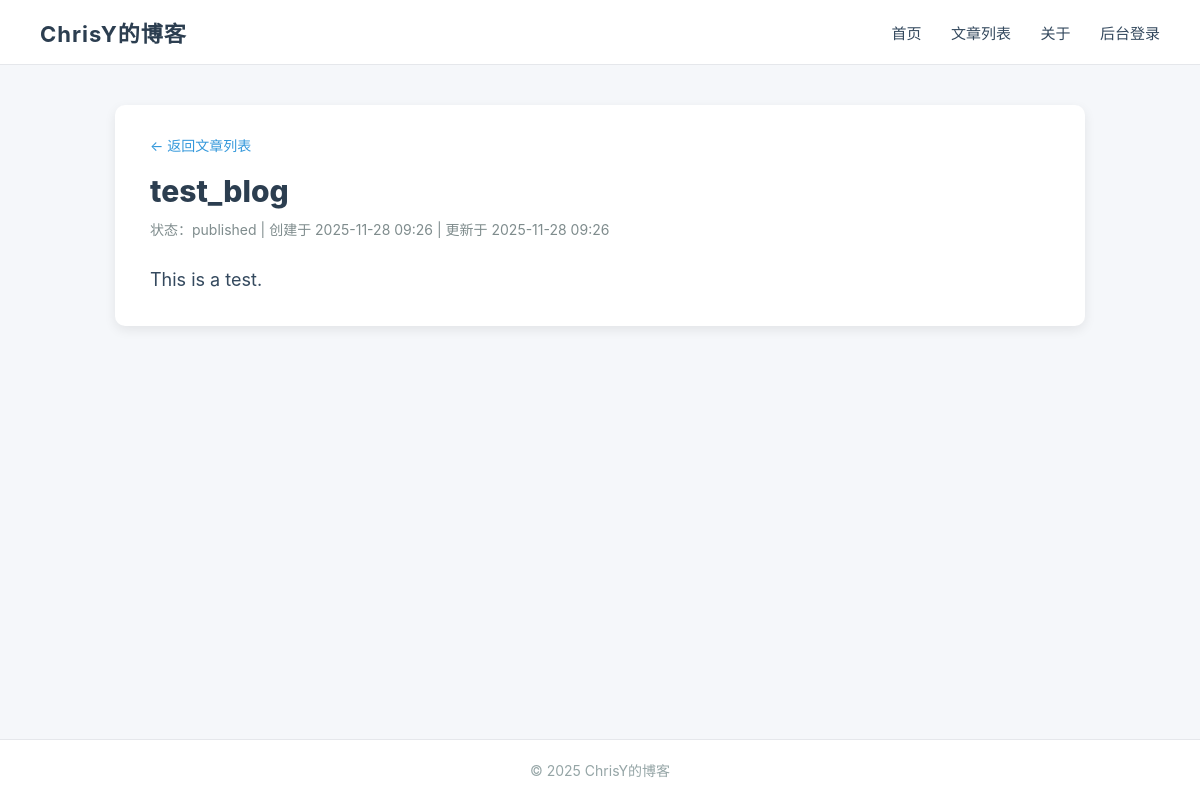
/post/1, run on an earlier commit of the app's database.
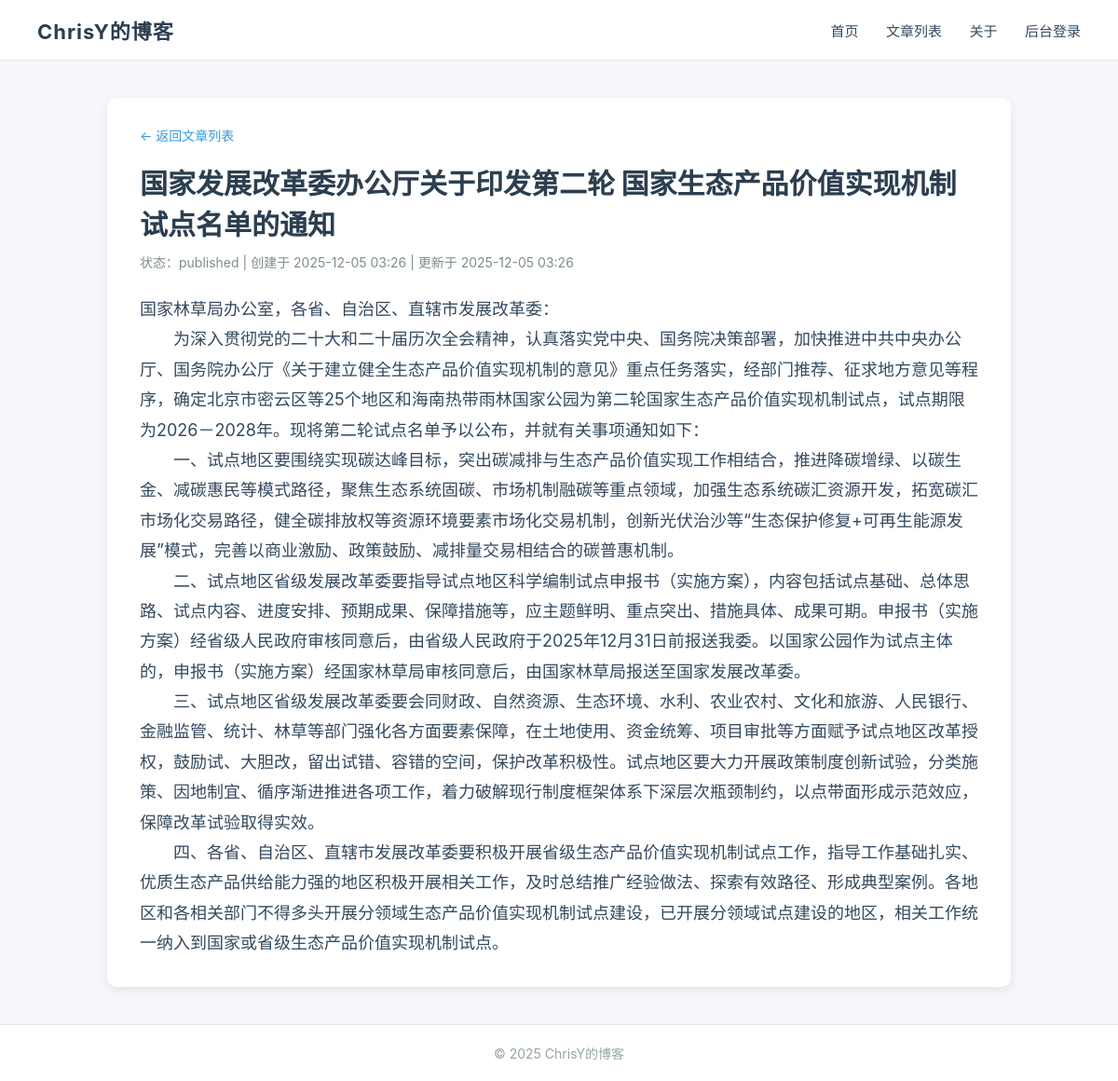
And on a later commit of the database.
### models.py (models this page shows, shortened)
class Post(db.Model):
    __tablename__ = "posts"
    id = db.Column(db.Integer, primary_key=True)
    title = db.Column(db.String(200), nullable=False)
    content = db.Column(db.Text, nullable=False)
    created_at = db.Column(db.DateTime, default=datetime.utcnow)
    updated_at = db.Column(db.DateTime, default=datetime.utcnow, onupdate=datetime.utcnow)
    status = db.Column(db.String(20), default="published")
    author_id = db.Column(db.Integer, db.ForeignKey("users.id"), nullable=False)

### blog/views.py (the view)
@blog_bp.route("/post/<int:post_id>")
def post_detail(post_id):
    post = Post.query.get_or_404(post_id)
    return render_template("blog/post_detail.html", post=post)

### templates/blog/post_detail.html (shortened to what this page needs)
{% extends "base_front.html" %}
{% block content %}
<div class="card post-card">
    <a class="back-link" href="{{ url_for('blog.posts') }}">← 返回文章列表</a>
    <h1 class="post-title">{{ post.title }}</h1>
    <div class="post-meta">
        状态：{{ post.status }}
        {% if post.created_at %} | 创建于 {{ post.created_at.strftime("%Y-%m-%d %H:%M") }}{% endif %}
        {% if post.updated_at %} | 更新于 {{ post.updated_at.strftime("%Y-%m-%d %H:%M") }}{% endif %}
    </div>
    <div class="post-content">{{ post.content }}</div>
</div>
{% endblock %}

What changed in the data, as far as the page shows it:
changed Post "published": title "test_blog" → "国家发展改革委办公厅关于印发第二轮 国家生态产品价值实现机制试点名单的通知"; created_at "2025-11-28 09:26" → "2025-12-05 03:26"; updated_at "2025-11-28 09:26" → "2025-12-05 03:26"; content "This is a test." → "国家林草局办公室，各省、自治区、直辖市发展改革委： 为深入贯彻党的二十大和二十届历次全会精神，认真落实党中央、国务院决策部署，加快推进中共中央办公厅、国务院办公厅《关于建立健全生态产品价值实现机制的意见》重点任务落实，经部门推荐、征求地方意见等程序，确定北京市密云区等25个地区和海南热带雨林国家公园为第二轮国家生态产品价值实现机制试点，试点期限为2026－2028年。现将第二轮试点名单予以公布，并就有关事项通知如下： 一、试点地区要围绕实现碳达峰目标，突出碳减排与生态产品价值实现工作相结合，推进降碳增绿、以碳生金、减碳惠民等模式路径，聚焦生态系统固碳、市场机制融碳等重点领域，加强生态系统碳汇资源开发，拓宽碳汇市场化交易路径，健全碳排放权等资源环境要素市场化交易机制，创新光伏治沙等“生态保护修复+可再生能源发展”模式，完善以商业激励、政策鼓励、减排量交易相结合的碳普惠机制。 二、试点地区省级发展改革委要指导试点地区科学编制试点申报书（实施方案），内容包括试点基础、总体思路、试点内容、进度安排、预期成果、保障措施等，应主题鲜明、重点突出、措施具体、成果可期。申报书（实施方案）经省级人民政府审核同意后，由省级人民政府于2025年12月31日前报送我委。以国家公园作为试点主体的，申报书（实施方案）经国家林草局审核同意后，由国家林草局报送至国家发展改革委。…"
